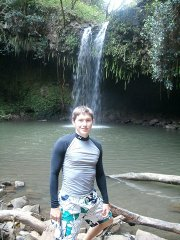
#> input picture genetic_programming/optimization/example.jpg, 180 x 240 px
$ python gd.py --image example.jpg   (Python 2 division)   (older library calls are emulated)
#> lines starting #> are read from the running program, lines starting #| are printed output that depends on the picture
#!/usr/bin/env python
import argparse
import copy
import operator
import random
import time

import cv2
import numpy

MAX_SIZE = {numpy.uint8:255}

def show_image(title, image):
    cv2.imshow(title, image)
    cv2.waitKey(0)

def mutate_row(row, i, dtype):
    var = random.randint(0, 50)
    op = random.choice((operator.add, operator.sub))
    val = int(row[i])
    row[i] = dtype.type(max(min(op(val, var), MAX_SIZE[dtype.type]), 0))

def mutate(img, mut_prob=0.2):
    new = img.copy()
    for row in new:
        _ = [mutate_row(row, i, img.dtype) for i in xrange(len(row)) if random.random() < mut_prob]
    return new

def genetic_draw(image, popsize=50, mut_prob=0.2, elite=0.2, luck=0.3, maxiter=1000):
    def cost_function(candidate):
        return numpy.abs(image-candidate).sum()

    def mutate_row(row, i, dtype):
        var = random.randint(0, 50)
        op = random.choice((operator.add, operator.sub))
        val = int(row[i])
        row[i] = dtype.type(max(min(op(val, var), MAX_SIZE[dtype.type]), 0))

    def mutate(img):
        new = img.copy()
        for row in new:
            _ = [mutate_row(row, i, img.dtype) for i in xrange(len(row)) if random.random() < mut_prob]
        return new

    def crossover(img1, img2):
        height, width = img1.shape
        i = random.randint(0, height-1)
        j = random.randint(0, height-1)
        i, j = min(i,j), max(i,j)
        stack = numpy.vstack((img2[0:i], img1[i:j], img2[j:]))
        return stack

    population = [numpy.random.random(image.shape).astype(image.dtype) for _ in xrange(popsize)]

    top_elite = int(elite * popsize)

#    show_image("Original", image)
    for i in xrange(maxiter):
        scores = [(cost_function(img), img) for img in population]
        scores.sort(key=lambda t: t[0])
        ranked = [v for s, v in scores]

        # Start with pure the winners
        population = ranked[0:top_elite]
        if random.random() <= luck:
            population.pop()
            population.append(random.choice(ranked[top_elite:]))

        # Add mutated and bred forms of the winners
        while len(population) < popsize:
            if random.random() < mut_prob:
#                print "Mutating"
                c = random.randint(0, top_elite-1)
                population.append(mutate(population[c]))
            else:
#                print "crossing over"
                c1 = random.randint(0, top_elite-1)
                c2 = random.randint(0, top_elite-1)
                population.append(crossover(population[c1], population[c2]))


        print scores[0][0], '======', id(scores[0][1]), '======'
        diffs = []
        for i in xrange(1, popsize):
            diffs.append(diff(population[i-1],population[i]))
        if numpy.sum(population[:top_elite-2]) == 0:
            population[1:top_elite] = population[top_elite:top_elite + 5]

        print diffs
#        show_image("Image", scores[0][1])
    return scores[0][1]

def diff(m1, m2):
    return (m1-m2).sum()

def main():
    parser = argparse.ArgumentParser(description="Attempts to genetically draw provided image.")
    parser.add_argument("-i",
                        "--image",
                        help="Image to draw.",
                        required=True)

    args = parser.parse_args()
    img = cv2.imread(args.image, cv2.cv.CV_LOAD_IMAGE_GRAYSCALE)
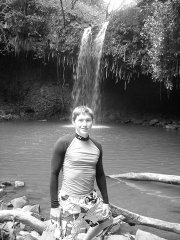
#> img: shape (240, 180); min 0, max 255, mean 111.4
    result = genetic_draw(img, popsize=40, elite=0.1, mut_prob=0.35, luck=0.25, maxiter=20000)

    cv2.imwrite("result.jpg", result)

if __name__ == "__main__":
#> (the run stopped early here; a loop or call above may not have finished)
